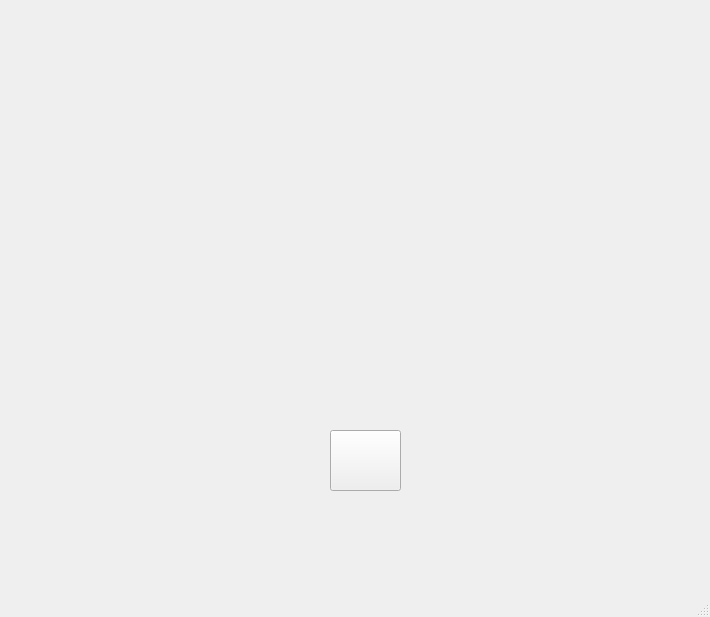
<?xml version="1.0" encoding="UTF-8"?>
<ui version="4.0">
 <class>MainWindow</class>
 <widget class="QMainWindow" name="MainWindow">
  <property name="geometry">
   <rect>
    <x>0</x>
    <y>0</y>
    <width>710</width>
    <height>617</height>
   </rect>
  </property>
  <property name="windowTitle">
   <string>MainWindow</string>
  </property>
  <widget class="QWidget" name="centralwidget">
   <widget class="QPushButton" name="pushButton">
    <property name="geometry">
     <rect>
      <x>330</x>
      <y>430</y>
      <width>71</width>
      <height>61</height>
     </rect>
    </property>
    <property name="autoFillBackground">
     <bool>false</bool>
    </property>
    <property name="styleSheet">
     <string notr="true">image: url(:/menubutton/mic-4.png);</string>
    </property>
    <property name="text">
     <string/>
    </property>
   </widget>
  </widget>
  <widget class="QMenuBar" name="menubar">
   <property name="geometry">
    <rect>
     <x>0</x>
     <y>0</y>
     <width>710</width>
     <height>21</height>
    </rect>
   </property>
  </widget>
  <widget class="QStatusBar" name="statusbar"/>
 </widget>
 <resources>
  <include location="image.qrc"/>
 </resources>
 <connections/>
</ui>
